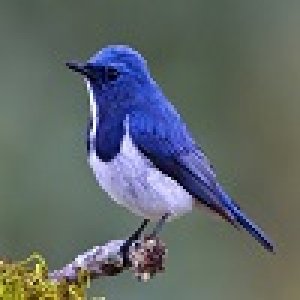
#> input picture 01_00_algorithms/img_1.jpg, 100 x 100 px (shown 3 times larger)
$ python image_affine_transforms.py
#> lines starting #> are read from the running program, lines starting #| are printed output that depends on the picture
import cv2
import numpy as np
from matplotlib import pyplot as plt


def get_rotation_mat(angle):
    cos_th = np.cos(np.deg2rad(angle))
    sin_th = np.sin(np.deg2rad(angle))

    rotation_mat = np.array([
                                [cos_th, -sin_th],
                                [sin_th,  cos_th]
    ])
    return rotation_mat


def rotate_image(img, angle):
    rotated_img  = np.zeros_like(img)
    row, col = img.shape

    rotation_mat = get_rotation_mat(angle)
    for i in range(row):
        for j in range(col):
            px = i - row/2
            py = j - col/2


            pxy = np.array([[px, py]]).T
            pxy_rotated = np.matmul(rotation_mat, pxy)

            pxy_tr = pxy_rotated.ravel() + np.array([row/2, col/2])
            pxy_tr = np.round(pxy_tr).astype(int)

            if ((pxy_tr[0]>=0) & (pxy_tr[0] < row) & (pxy_tr[1] >= 0) & (pxy_tr[1] < col)):
                rotated_img[pxy_tr[0], pxy_tr[1]] = img[i, j]
    return rotated_img


if __name__ == "__main__":
    img = cv2.imread('img_1.jpg', 0)
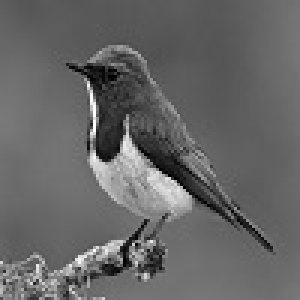
#> img: shape (100, 100) (shown 3 times larger); min 0, max 255, mean 102
    angle = -5

    rotated_image = rotate_image(img=img, angle=angle)
#> after the loop in rotate_image, `for i in range(row):`:
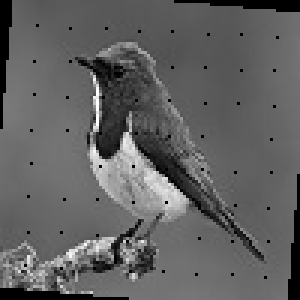
#> rotated_img: shape (100, 100) (shown 3 times larger); min 0, max 255, mean 97.1
    plt.imshow(rotated_image, cmap='gray')
